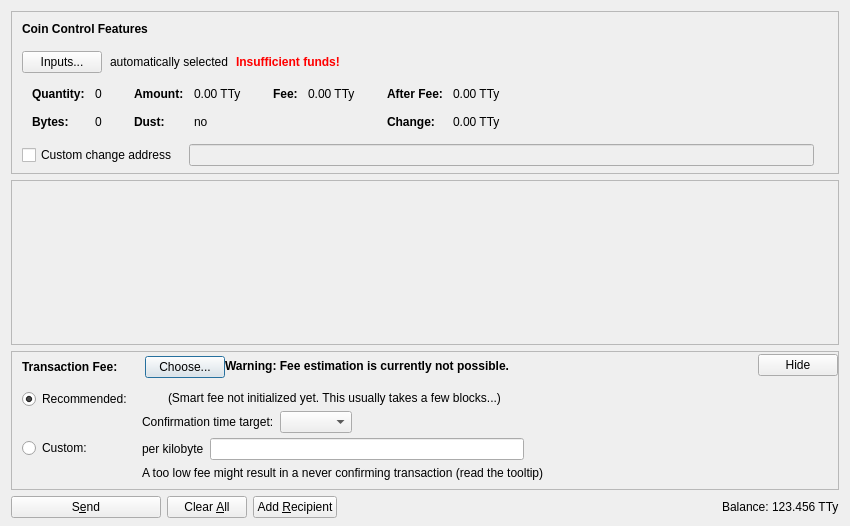
<?xml version="1.0" encoding="UTF-8"?>
<ui version="4.0">
 <class>SendCoinsDialog</class>
 <widget class="QDialog" name="SendCoinsDialog">
  <property name="geometry">
   <rect>
    <x>0</x>
    <y>0</y>
    <width>850</width>
    <height>526</height>
   </rect>
  </property>
  <property name="windowTitle">
   <string>Send Coins</string>
  </property>
  <layout class="QVBoxLayout" name="verticalLayout" stretch="0,1,0,0">
   <property name="bottomMargin">
    <number>8</number>
   </property>
   <item>
    <widget class="QFrame" name="frameCoinControl">
     <property name="sizePolicy">
      <sizepolicy hsizetype="Expanding" vsizetype="Expanding">
       <horstretch>0</horstretch>
       <verstretch>0</verstretch>
      </sizepolicy>
     </property>
     <property name="maximumSize">
      <size>
       <width>16777215</width>
       <height>16777215</height>
      </size>
     </property>
     <property name="frameShape">
      <enum>QFrame::StyledPanel</enum>
     </property>
     <property name="frameShadow">
      <enum>QFrame::Sunken</enum>
     </property>
     <layout class="QVBoxLayout" name="verticalLayoutCoinControl2">
      <property name="spacing">
       <number>0</number>
      </property>
      <property name="leftMargin">
       <number>0</number>
      </property>
      <property name="topMargin">
       <number>0</number>
      </property>
      <property name="rightMargin">
       <number>0</number>
      </property>
      <property name="bottomMargin">
       <number>6</number>
      </property>
      <item>
       <layout class="QVBoxLayout" name="verticalLayoutCoinControl" stretch="0,0,0,0,1">
        <property name="spacing">
         <number>0</number>
        </property>
        <property name="leftMargin">
         <number>10</number>
        </property>
        <property name="topMargin">
         <number>10</number>
        </property>
        <item>
         <layout class="QHBoxLayout" name="horizontalLayoutCoinControl1">
          <property name="bottomMargin">
           <number>15</number>
          </property>
          <item>
           <widget class="QLabel" name="labelCoinControlFeatures">
            <property name="sizePolicy">
             <sizepolicy hsizetype="Preferred" vsizetype="Maximum">
              <horstretch>0</horstretch>
              <verstretch>0</verstretch>
             </sizepolicy>
            </property>
            <property name="font">
             <font>
              <weight>75</weight>
              <bold>true</bold>
             </font>
            </property>
            <property name="styleSheet">
             <string notr="true">font-weight:bold;</string>
            </property>
            <property name="text">
             <string>Coin Control Features</string>
            </property>
           </widget>
          </item>
         </layout>
        </item>
        <item>
         <layout class="QHBoxLayout" name="horizontalLayoutCoinControl2" stretch="0,0,0,0">
          <property name="spacing">
           <number>8</number>
          </property>
          <property name="bottomMargin">
           <number>10</number>
          </property>
          <item>
           <widget class="QPushButton" name="pushButtonCoinControl">
            <property name="styleSheet">
             <string notr="true"/>
            </property>
            <property name="text">
             <string>Inputs...</string>
            </property>
            <property name="autoDefault">
             <bool>false</bool>
            </property>
           </widget>
          </item>
          <item>
           <widget class="QLabel" name="labelCoinControlAutomaticallySelected">
            <property name="text">
             <string>automatically selected</string>
            </property>
            <property name="margin">
             <number>5</number>
            </property>
           </widget>
          </item>
          <item>
           <widget class="QLabel" name="labelCoinControlInsuffFunds">
            <property name="font">
             <font>
              <weight>75</weight>
              <bold>true</bold>
             </font>
            </property>
            <property name="styleSheet">
             <string notr="true">color:red;font-weight:bold;</string>
            </property>
            <property name="text">
             <string>Insufficient funds!</string>
            </property>
            <property name="margin">
             <number>5</number>
            </property>
           </widget>
          </item>
          <item>
           <spacer name="horizontalSpacerCoinControl">
            <property name="orientation">
             <enum>Qt::Horizontal</enum>
            </property>
            <property name="sizeHint" stdset="0">
             <size>
              <width>40</width>
              <height>1</height>
             </size>
            </property>
           </spacer>
          </item>
         </layout>
        </item>
        <item>
         <widget class="QWidget" name="widgetCoinControl" native="true">
          <property name="sizePolicy">
           <sizepolicy hsizetype="Preferred" vsizetype="Preferred">
            <horstretch>0</horstretch>
            <verstretch>0</verstretch>
           </sizepolicy>
          </property>
          <property name="minimumSize">
           <size>
            <width>0</width>
            <height>0</height>
           </size>
          </property>
          <property name="styleSheet">
           <string notr="true"/>
          </property>
          <layout class="QHBoxLayout" name="horizontalLayoutCoinControl5">
           <property name="leftMargin">
            <number>0</number>
           </property>
           <property name="topMargin">
            <number>0</number>
           </property>
           <property name="rightMargin">
            <number>0</number>
           </property>
           <property name="bottomMargin">
            <number>0</number>
           </property>
           <item>
            <layout class="QHBoxLayout" name="horizontalLayoutCoinControl3" stretch="0,0,0,1">
             <property name="spacing">
              <number>20</number>
             </property>
             <property name="topMargin">
              <number>0</number>
             </property>
             <property name="bottomMargin">
              <number>10</number>
             </property>
             <item>
              <layout class="QFormLayout" name="formLayoutCoinControl1">
               <property name="horizontalSpacing">
                <number>10</number>
               </property>
               <property name="verticalSpacing">
                <number>14</number>
               </property>
               <property name="leftMargin">
                <number>10</number>
               </property>
               <property name="topMargin">
                <number>4</number>
               </property>
               <property name="rightMargin">
                <number>6</number>
               </property>
               <item row="0" column="0">
                <widget class="QLabel" name="labelCoinControlQuantityText">
                 <property name="font">
                  <font>
                   <weight>75</weight>
                   <bold>true</bold>
                  </font>
                 </property>
                 <property name="text">
                  <string>Quantity:</string>
                 </property>
                 <property name="margin">
                  <number>0</number>
                 </property>
                </widget>
               </item>
               <item row="0" column="1">
                <widget class="QLabel" name="labelCoinControlQuantity">
                 <property name="cursor">
                  <cursorShape>IBeamCursor</cursorShape>
                 </property>
                 <property name="contextMenuPolicy">
                  <enum>Qt::ActionsContextMenu</enum>
                 </property>
                 <property name="text">
                  <string notr="true">0</string>
                 </property>
                 <property name="margin">
                  <number>0</number>
                 </property>
                 <property name="textInteractionFlags">
                  <set>Qt::LinksAccessibleByMouse|Qt::TextSelectableByKeyboard|Qt::TextSelectableByMouse</set>
                 </property>
                </widget>
               </item>
               <item row="1" column="0">
                <widget class="QLabel" name="labelCoinControlBytesText">
                 <property name="font">
                  <font>
                   <weight>75</weight>
                   <bold>true</bold>
                  </font>
                 </property>
                 <property name="text">
                  <string>Bytes:</string>
                 </property>
                </widget>
               </item>
               <item row="1" column="1">
                <widget class="QLabel" name="labelCoinControlBytes">
                 <property name="cursor">
                  <cursorShape>IBeamCursor</cursorShape>
                 </property>
                 <property name="contextMenuPolicy">
                  <enum>Qt::ActionsContextMenu</enum>
                 </property>
                 <property name="text">
                  <string notr="true">0</string>
                 </property>
                 <property name="textInteractionFlags">
                  <set>Qt::LinksAccessibleByMouse|Qt::TextSelectableByKeyboard|Qt::TextSelectableByMouse</set>
                 </property>
                </widget>
               </item>
              </layout>
             </item>
             <item>
              <layout class="QFormLayout" name="formLayoutCoinControl2">
               <property name="horizontalSpacing">
                <number>10</number>
               </property>
               <property name="verticalSpacing">
                <number>14</number>
               </property>
               <property name="leftMargin">
                <number>6</number>
               </property>
               <property name="topMargin">
                <number>4</number>
               </property>
               <property name="rightMargin">
                <number>6</number>
               </property>
               <item row="0" column="0">
                <widget class="QLabel" name="labelCoinControlAmountText">
                 <property name="font">
                  <font>
                   <weight>75</weight>
                   <bold>true</bold>
                  </font>
                 </property>
                 <property name="text">
                  <string>Amount:</string>
                 </property>
                 <property name="margin">
                  <number>0</number>
                 </property>
                </widget>
               </item>
               <item row="0" column="1">
                <widget class="QLabel" name="labelCoinControlAmount">
                 <property name="cursor">
                  <cursorShape>IBeamCursor</cursorShape>
                 </property>
                 <property name="contextMenuPolicy">
                  <enum>Qt::ActionsContextMenu</enum>
                 </property>
                 <property name="text">
                  <string notr="true">0.00 TTy</string>
                 </property>
                 <property name="textInteractionFlags">
                  <set>Qt::LinksAccessibleByMouse|Qt::TextSelectableByKeyboard|Qt::TextSelectableByMouse</set>
                 </property>
                </widget>
               </item>
               <item row="1" column="0">
                <widget class="QLabel" name="labelCoinControlLowOutputText">
                 <property name="font">
                  <font>
                   <weight>75</weight>
                   <bold>true</bold>
                  </font>
                 </property>
                 <property name="text">
                  <string>Dust:</string>
                 </property>
                </widget>
               </item>
               <item row="1" column="1">
                <widget class="QLabel" name="labelCoinControlLowOutput">
                 <property name="cursor">
                  <cursorShape>IBeamCursor</cursorShape>
                 </property>
                 <property name="contextMenuPolicy">
                  <enum>Qt::ActionsContextMenu</enum>
                 </property>
                 <property name="text">
                  <string notr="true">no</string>
                 </property>
                 <property name="textInteractionFlags">
                  <set>Qt::LinksAccessibleByMouse|Qt::TextSelectableByKeyboard|Qt::TextSelectableByMouse</set>
                 </property>
                </widget>
               </item>
              </layout>
             </item>
             <item>
              <layout class="QFormLayout" name="formLayoutCoinControl3">
               <property name="horizontalSpacing">
                <number>10</number>
               </property>
               <property name="verticalSpacing">
                <number>14</number>
               </property>
               <property name="leftMargin">
                <number>6</number>
               </property>
               <property name="topMargin">
                <number>4</number>
               </property>
               <property name="rightMargin">
                <number>6</number>
               </property>
               <item row="0" column="0">
                <widget class="QLabel" name="labelCoinControlFeeText">
                 <property name="font">
                  <font>
                   <weight>75</weight>
                   <bold>true</bold>
                  </font>
                 </property>
                 <property name="text">
                  <string>Fee:</string>
                 </property>
                 <property name="margin">
                  <number>0</number>
                 </property>
                </widget>
               </item>
               <item row="0" column="1">
                <widget class="QLabel" name="labelCoinControlFee">
                 <property name="cursor">
                  <cursorShape>IBeamCursor</cursorShape>
                 </property>
                 <property name="contextMenuPolicy">
                  <enum>Qt::ActionsContextMenu</enum>
                 </property>
                 <property name="text">
                  <string notr="true">0.00 TTy</string>
                 </property>
                 <property name="textInteractionFlags">
                  <set>Qt::LinksAccessibleByMouse|Qt::TextSelectableByKeyboard|Qt::TextSelectableByMouse</set>
                 </property>
                </widget>
               </item>
              </layout>
             </item>
             <item>
              <layout class="QFormLayout" name="formLayoutCoinControl4">
               <property name="horizontalSpacing">
                <number>10</number>
               </property>
               <property name="verticalSpacing">
                <number>14</number>
               </property>
               <property name="leftMargin">
                <number>6</number>
               </property>
               <property name="topMargin">
                <number>4</number>
               </property>
               <property name="rightMargin">
                <number>6</number>
               </property>
               <item row="0" column="0">
                <widget class="QLabel" name="labelCoinControlAfterFeeText">
                 <property name="font">
                  <font>
                   <weight>75</weight>
                   <bold>true</bold>
                  </font>
                 </property>
                 <property name="text">
                  <string>After Fee:</string>
                 </property>
                 <property name="margin">
                  <number>0</number>
                 </property>
                </widget>
               </item>
               <item row="0" column="1">
                <widget class="QLabel" name="labelCoinControlAfterFee">
                 <property name="cursor">
                  <cursorShape>IBeamCursor</cursorShape>
                 </property>
                 <property name="contextMenuPolicy">
                  <enum>Qt::ActionsContextMenu</enum>
                 </property>
                 <property name="text">
                  <string notr="true">0.00 TTy</string>
                 </property>
                 <property name="textInteractionFlags">
                  <set>Qt::LinksAccessibleByMouse|Qt::TextSelectableByKeyboard|Qt::TextSelectableByMouse</set>
                 </property>
                </widget>
               </item>
               <item row="1" column="0">
                <widget class="QLabel" name="labelCoinControlChangeText">
                 <property name="font">
                  <font>
                   <weight>75</weight>
                   <bold>true</bold>
                  </font>
                 </property>
                 <property name="text">
                  <string>Change:</string>
                 </property>
                </widget>
               </item>
               <item row="1" column="1">
                <widget class="QLabel" name="labelCoinControlChange">
                 <property name="cursor">
                  <cursorShape>IBeamCursor</cursorShape>
                 </property>
                 <property name="contextMenuPolicy">
                  <enum>Qt::ActionsContextMenu</enum>
                 </property>
                 <property name="text">
                  <string notr="true">0.00 TTy</string>
                 </property>
                 <property name="textInteractionFlags">
                  <set>Qt::LinksAccessibleByMouse|Qt::TextSelectableByKeyboard|Qt::TextSelectableByMouse</set>
                 </property>
                </widget>
               </item>
              </layout>
             </item>
            </layout>
           </item>
          </layout>
         </widget>
        </item>
        <item>
         <layout class="QHBoxLayout" name="horizontalLayoutCoinControl4" stretch="0,0,0">
          <property name="spacing">
           <number>12</number>
          </property>
          <property name="sizeConstraint">
           <enum>QLayout::SetDefaultConstraint</enum>
          </property>
          <property name="topMargin">
           <number>5</number>
          </property>
          <property name="rightMargin">
           <number>5</number>
          </property>
          <item>
           <widget class="QCheckBox" name="checkBoxCoinControlChange">
            <property name="toolTip">
             <string>If this is activated, but the change address is empty or invalid, change will be sent to a newly generated address.</string>
            </property>
            <property name="text">
             <string>Custom change address</string>
            </property>
           </widget>
          </item>
          <item>
           <widget class="QValidatedLineEdit" name="lineEditCoinControlChange">
            <property name="enabled">
             <bool>false</bool>
            </property>
            <property name="sizePolicy">
             <sizepolicy hsizetype="Expanding" vsizetype="Fixed">
              <horstretch>0</horstretch>
              <verstretch>0</verstretch>
             </sizepolicy>
            </property>
           </widget>
          </item>
          <item>
           <widget class="QLabel" name="labelCoinControlChangeLabel">
            <property name="sizePolicy">
             <sizepolicy hsizetype="Preferred" vsizetype="Expanding">
              <horstretch>0</horstretch>
              <verstretch>0</verstretch>
             </sizepolicy>
            </property>
            <property name="minimumSize">
             <size>
              <width>0</width>
              <height>0</height>
             </size>
            </property>
            <property name="text">
             <string/>
            </property>
            <property name="margin">
             <number>3</number>
            </property>
           </widget>
          </item>
         </layout>
        </item>
        <item>
         <spacer name="verticalSpacerCoinControl">
          <property name="orientation">
           <enum>Qt::Vertical</enum>
          </property>
          <property name="sizeHint" stdset="0">
           <size>
            <width>800</width>
            <height>1</height>
           </size>
          </property>
         </spacer>
        </item>
       </layout>
      </item>
     </layout>
    </widget>
   </item>
   <item>
    <widget class="QScrollArea" name="scrollArea">
     <property name="widgetResizable">
      <bool>true</bool>
     </property>
     <widget class="QWidget" name="scrollAreaWidgetContents">
      <property name="geometry">
       <rect>
        <x>0</x>
        <y>0</y>
        <width>830</width>
        <height>104</height>
       </rect>
      </property>
      <layout class="QVBoxLayout" name="verticalLayout_2" stretch="0,1">
       <property name="leftMargin">
        <number>0</number>
       </property>
       <property name="topMargin">
        <number>0</number>
       </property>
       <property name="rightMargin">
        <number>0</number>
       </property>
       <property name="bottomMargin">
        <number>0</number>
       </property>
       <item>
        <layout class="QVBoxLayout" name="entries">
         <property name="spacing">
          <number>6</number>
         </property>
        </layout>
       </item>
       <item>
        <spacer name="verticalSpacer">
         <property name="orientation">
          <enum>Qt::Vertical</enum>
         </property>
         <property name="sizeHint" stdset="0">
          <size>
           <width>20</width>
           <height>40</height>
          </size>
         </property>
        </spacer>
       </item>
      </layout>
     </widget>
    </widget>
   </item>
   <item>
    <widget class="QFrame" name="frameFee">
     <property name="sizePolicy">
      <sizepolicy hsizetype="Expanding" vsizetype="Expanding">
       <horstretch>0</horstretch>
       <verstretch>0</verstretch>
      </sizepolicy>
     </property>
     <property name="maximumSize">
      <size>
       <width>16777215</width>
       <height>16777215</height>
      </size>
     </property>
     <property name="frameShape">
      <enum>QFrame::StyledPanel</enum>
     </property>
     <property name="frameShadow">
      <enum>QFrame::Sunken</enum>
     </property>
     <layout class="QVBoxLayout" name="verticalLayoutFee1">
      <property name="spacing">
       <number>0</number>
      </property>
      <property name="leftMargin">
       <number>0</number>
      </property>
      <property name="topMargin">
       <number>0</number>
      </property>
      <property name="rightMargin">
       <number>0</number>
      </property>
      <property name="bottomMargin">
       <number>0</number>
      </property>
      <item>
       <layout class="QVBoxLayout" name="verticalLayoutFee2" stretch="0,0,0">
        <property name="spacing">
         <number>0</number>
        </property>
        <property name="leftMargin">
         <number>10</number>
        </property>
        <property name="topMargin">
         <number>0</number>
        </property>
        <item>
         <layout class="QHBoxLayout" name="horizontalLayoutFee1">
          <property name="bottomMargin">
           <number>0</number>
          </property>
          <item>
           <layout class="QVBoxLayout" name="verticalLayoutFee7">
            <property name="spacing">
             <number>0</number>
            </property>
            <item>
             <spacer name="verticalSpacerSmartFee">
              <property name="orientation">
               <enum>Qt::Vertical</enum>
              </property>
              <property name="sizeType">
               <enum>QSizePolicy::Fixed</enum>
              </property>
              <property name="sizeHint" stdset="0">
               <size>
                <width>1</width>
                <height>4</height>
               </size>
              </property>
             </spacer>
            </item>
            <item>
             <layout class="QHBoxLayout" name="horizontalLayoutSmartFee">
              <property name="spacing">
               <number>10</number>
              </property>
              <item>
               <widget class="QLabel" name="labelFeeHeadline">
                <property name="sizePolicy">
                 <sizepolicy hsizetype="Preferred" vsizetype="Maximum">
                  <horstretch>0</horstretch>
                  <verstretch>0</verstretch>
                 </sizepolicy>
                </property>
                <property name="font">
                 <font>
                  <weight>75</weight>
                  <bold>true</bold>
                 </font>
                </property>
                <property name="styleSheet">
                 <string notr="true">font-weight:bold;</string>
                </property>
                <property name="text">
                 <string>Transaction Fee:</string>
                </property>
               </widget>
              </item>
              <item>
               <widget class="QLabel" name="labelFeeMinimized">
                <property name="text">
                 <string/>
                </property>
               </widget>
              </item>
              <item>
               <widget class="QPushButton" name="buttonChooseFee">
                <property name="text">
                 <string>Choose...</string>
                </property>
               </widget>
              </item>
             </layout>
            </item>
            <item>
             <spacer name="verticalSpacer_5">
              <property name="orientation">
               <enum>Qt::Vertical</enum>
              </property>
              <property name="sizeHint" stdset="0">
               <size>
                <width>1</width>
                <height>1</height>
               </size>
              </property>
             </spacer>
            </item>
           </layout>
          </item>
          <item>
           <widget class="QLabel" name="fallbackFeeWarningLabel">
            <property name="toolTip">
             <string>Using the fallbackfee can result in sending a transaction that will take several hours or days (or never) to confirm. Consider choosing your fee manually or wait until you have validated the complete chain.</string>
            </property>
            <property name="font">
            <font>
                <weight>75</weight>
                <bold>true</bold>
            </font>
            </property>
            <property name="text">
             <string>Warning: Fee estimation is currently not possible.</string>
            </property>
            <property name="wordWrap">
             <bool>false</bool>
            </property>
           </widget>
          </item>
          <item>
           <spacer name="horizontalSpacer_4">
            <property name="orientation">
             <enum>Qt::Horizontal</enum>
            </property>
            <property name="sizeType">
             <enum>QSizePolicy::MinimumExpanding</enum>
            </property>
            <property name="sizeHint" stdset="0">
             <size>
              <width>40</width>
              <height>20</height>
             </size>
            </property>
           </spacer>
          </item>
          <item>
           <widget class="QPushButton" name="buttonMinimizeFee">
            <property name="toolTip">
             <string>collapse fee-settings</string>
            </property>
            <property name="text">
             <string>Hide</string>
            </property>
           </widget>
          </item>
         </layout>
        </item>
        <item>
         <widget class="QFrame" name="frameFeeSelection">
          <layout class="QVBoxLayout" name="verticalLayoutFee12">
           <property name="spacing">
            <number>0</number>
           </property>
           <property name="leftMargin">
            <number>0</number>
           </property>
           <property name="topMargin">
            <number>0</number>
           </property>
           <property name="rightMargin">
            <number>0</number>
           </property>
           <property name="bottomMargin">
            <number>0</number>
           </property>
           <item>
            <layout class="QGridLayout" name="gridLayoutFee">
             <property name="topMargin">
              <number>10</number>
             </property>
             <property name="bottomMargin">
              <number>4</number>
             </property>
             <property name="horizontalSpacing">
              <number>10</number>
             </property>
             <property name="verticalSpacing">
              <number>4</number>
             </property>
             <item row="1" column="1">
              <layout class="QVBoxLayout" name="verticalLayoutFee8">
               <property name="spacing">
                <number>6</number>
               </property>
               <item>
                <layout class="QHBoxLayout" name="horizontalLayoutFee13">
                 <item>
                  <widget class="QLabel" name="labelCustomPerKilobyte">
                   <property name="toolTip">
                    <string>Specify a custom fee per kB (1,000 bytes) of the transaction's virtual size.

Note:  Since the fee is calculated on a per-byte basis, a fee of "100 satoshis per kB" for a transaction size of 500 bytes (half of 1 kB) would ultimately yield a fee of only 50 satoshis.</string>
                   </property>
                   <property name="text">
                    <string>per kilobyte</string>
                   </property>
                  </widget>
                 </item>
                 <item>
                  <widget class="BitcoinAmountField" name="customFee"/>
                 </item>
                 <item>
                  <spacer name="horizontalSpacer_6">
                   <property name="orientation">
                    <enum>Qt::Horizontal</enum>
                   </property>
                   <property name="sizeHint" stdset="0">
                    <size>
                     <width>1</width>
                     <height>1</height>
                    </size>
                   </property>
                  </spacer>
                 </item>
                </layout>
               </item>
               <item>
                <layout class="QHBoxLayout" name="horizontalLayoutFee8">
                 <item>
                  <widget class="QLabel" name="labelCustomFeeWarning">
                   <property name="enabled">
                    <bool>true</bool>
                   </property>
                   <property name="toolTip">
                    <string>When there is less transaction volume than space in the blocks, miners as well as relaying nodes may enforce a minimum fee. Paying only this minimum fee is just fine, but be aware that this can result in a never confirming transaction once there is more demand for tuttycoin transactions than the network can process.</string>
                   </property>
                   <property name="text">
                    <string>A too low fee might result in a never confirming transaction (read the tooltip)</string>
                   </property>
                  </widget>
                 </item>
                 <item>
                  <spacer name="horizontalSpacer_2">
                   <property name="orientation">
                    <enum>Qt::Horizontal</enum>
                   </property>
                   <property name="sizeHint" stdset="0">
                    <size>
                     <width>1</width>
                     <height>1</height>
                    </size>
                   </property>
                  </spacer>
                 </item>
                </layout>
               </item>
              </layout>
             </item>
             <item row="0" column="0">
              <layout class="QVBoxLayout" name="verticalLayoutFee4" stretch="0,1">
               <item>
                <widget class="QRadioButton" name="radioSmartFee">
                 <property name="text">
                  <string>Recommended:</string>
                 </property>
                 <property name="checked">
                  <bool>true</bool>
                 </property>
                 <attribute name="buttonGroup">
                  <string notr="true">groupFee</string>
                 </attribute>
                </widget>
               </item>
               <item>
                <spacer name="verticalSpacer_2">
                 <property name="orientation">
                  <enum>Qt::Vertical</enum>
                 </property>
                 <property name="sizeHint" stdset="0">
                  <size>
                   <width>1</width>
                   <height>1</height>
                  </size>
                 </property>
                </spacer>
               </item>
              </layout>
             </item>
             <item row="1" column="0">
              <layout class="QVBoxLayout" name="verticalLayoutFee9" stretch="0,1">
               <item>
                <widget class="QRadioButton" name="radioCustomFee">
                 <property name="text">
                  <string>Custom:</string>
                 </property>
                 <attribute name="buttonGroup">
                  <string notr="true">groupFee</string>
                 </attribute>
                </widget>
               </item>
               <item>
                <spacer name="verticalSpacer_6">
                 <property name="orientation">
                  <enum>Qt::Vertical</enum>
                 </property>
                 <property name="sizeHint" stdset="0">
                  <size>
                   <width>1</width>
                   <height>1</height>
                  </size>
                 </property>
                </spacer>
               </item>
              </layout>
             </item>
             <item row="0" column="1">
              <layout class="QVBoxLayout" name="verticalLayoutFee3" stretch="0,0,1">
               <property name="spacing">
                <number>6</number>
               </property>
               <property name="topMargin">
                <number>2</number>
               </property>
               <item>
                <layout class="QHBoxLayout" name="horizontalLayoutFee12">
                 <item>
                  <widget class="QLabel" name="labelSmartFee">
                   <property name="text">
                    <string/>
                   </property>
                  </widget>
                 </item>
                 <item>
                  <widget class="QLabel" name="labelFeeEstimation">
                   <property name="text">
                    <string/>
                   </property>
                  </widget>
                 </item>
                 <item>
                  <widget class="QLabel" name="labelSmartFee2">
                   <property name="text">
                    <string>(Smart fee not initialized yet. This usually takes a few blocks...)</string>
                   </property>
                  </widget>
                 </item>
                 <item>
                  <spacer name="horizontalSpacer_5">
                   <property name="orientation">
                    <enum>Qt::Horizontal</enum>
                   </property>
                   <property name="sizeHint" stdset="0">
                    <size>
                     <width>1</width>
                     <height>1</height>
                    </size>
                   </property>
                  </spacer>
                 </item>
                </layout>
               </item>
               <item>
                <layout class="QHBoxLayout" name="horizontalLayoutFee9">
                 <item>
                  <layout class="QVBoxLayout" name="verticalLayoutFee6">
                   <item>
                    <widget class="QLabel" name="labelSmartFee3">
                     <property name="text">
                      <string>Confirmation time target:</string>
                     </property>
                    </widget>
                   </item>
                  </layout>
                 </item>
                 <item>
                  <layout class="QVBoxLayout" name="verticalLayoutFee5">
                   <property name="rightMargin">
                    <number>30</number>
                   </property>
                   <item>
                    <layout class="QHBoxLayout" name="horizontalLayoutConfTarget">
                     <property name="bottomMargin">
                      <number>0</number>
                     </property>
                     <item>
                      <widget class="QComboBox" name="confTargetSelector"/>
                     </item>
                     <item>
                      <spacer name="horizontalSpacerConfTarget">
                       <property name="orientation">
                        <enum>Qt::Horizontal</enum>
                       </property>
                       <property name="sizeHint" stdset="0">
                        <size>
                         <width>40</width>
                         <height>20</height>
                        </size>
                       </property>
                      </spacer>
                     </item>
                    </layout>
                   </item>
                  </layout>
                 </item>
                </layout>
               </item>
               <item>
                <spacer name="verticalSpacer_4">
                 <property name="orientation">
                  <enum>Qt::Vertical</enum>
                 </property>
                 <property name="sizeHint" stdset="0">
                  <size>
                   <width>1</width>
                   <height>1</height>
                  </size>
                 </property>
                </spacer>
               </item>
              </layout>
             </item>
            </layout>
           </item>
          </layout>
         </widget>
        </item>
        <item>
         <spacer name="verticalSpacerFee">
          <property name="orientation">
           <enum>Qt::Vertical</enum>
          </property>
          <property name="sizeHint" stdset="0">
           <size>
            <width>40</width>
            <height>5</height>
           </size>
          </property>
         </spacer>
        </item>
       </layout>
      </item>
     </layout>
    </widget>
   </item>
   <item>
    <layout class="QHBoxLayout" name="horizontalLayout">
     <item>
      <widget class="QPushButton" name="sendButton">
       <property name="minimumSize">
        <size>
         <width>150</width>
         <height>0</height>
        </size>
       </property>
       <property name="toolTip">
        <string>Confirm the send action</string>
       </property>
       <property name="text">
        <string>S&amp;end</string>
       </property>
       <property name="icon">
        <iconset resource="../bitcoin.qrc">
         <normaloff>:/icons/send</normaloff>:/icons/send</iconset>
       </property>
       <property name="autoDefault">
        <bool>false</bool>
       </property>
       <property name="default">
        <bool>false</bool>
       </property>
      </widget>
     </item>
     <item>
      <widget class="QPushButton" name="clearButton">
       <property name="sizePolicy">
        <sizepolicy hsizetype="Minimum" vsizetype="Fixed">
         <horstretch>0</horstretch>
         <verstretch>0</verstretch>
        </sizepolicy>
       </property>
       <property name="toolTip">
        <string>Clear all fields of the form.</string>
       </property>
       <property name="text">
        <string>Clear &amp;All</string>
       </property>
       <property name="icon">
        <iconset resource="../bitcoin.qrc">
         <normaloff>:/icons/remove</normaloff>:/icons/remove</iconset>
       </property>
       <property name="autoDefault">
        <bool>false</bool>
       </property>
      </widget>
     </item>
     <item>
      <widget class="QPushButton" name="addButton">
       <property name="toolTip">
        <string>Send to multiple recipients at once</string>
       </property>
       <property name="text">
        <string>Add &amp;Recipient</string>
       </property>
       <property name="icon">
        <iconset resource="../bitcoin.qrc">
         <normaloff>:/icons/add</normaloff>:/icons/add</iconset>
       </property>
       <property name="autoDefault">
        <bool>false</bool>
       </property>
      </widget>
     </item>
     <item>
      <spacer name="horizontalSpacer">
       <property name="orientation">
        <enum>Qt::Horizontal</enum>
       </property>
       <property name="sizeHint" stdset="0">
        <size>
         <width>40</width>
         <height>20</height>
        </size>
       </property>
      </spacer>
     </item>
     <item>
      <layout class="QHBoxLayout" name="horizontalLayout_2">
       <property name="spacing">
        <number>3</number>
       </property>
       <item>
        <widget class="QLabel" name="label">
         <property name="sizePolicy">
          <sizepolicy hsizetype="Preferred" vsizetype="Fixed">
           <horstretch>0</horstretch>
           <verstretch>0</verstretch>
          </sizepolicy>
         </property>
         <property name="text">
          <string>Balance:</string>
         </property>
        </widget>
       </item>
       <item>
        <widget class="QLabel" name="labelBalance">
         <property name="sizePolicy">
          <sizepolicy hsizetype="Preferred" vsizetype="Fixed">
           <horstretch>0</horstretch>
           <verstretch>0</verstretch>
          </sizepolicy>
         </property>
         <property name="cursor">
          <cursorShape>IBeamCursor</cursorShape>
         </property>
         <property name="text">
          <string notr="true">123.456 TTy</string>
         </property>
         <property name="textInteractionFlags">
          <set>Qt::LinksAccessibleByMouse|Qt::TextSelectableByKeyboard|Qt::TextSelectableByMouse</set>
         </property>
        </widget>
       </item>
      </layout>
     </item>
    </layout>
   </item>
  </layout>
 </widget>
 <customwidgets>
  <customwidget>
   <class>QValidatedLineEdit</class>
   <extends>QLineEdit</extends>
   <header>qt/qvalidatedlineedit.h</header>
  </customwidget>
  <customwidget>
   <class>BitcoinAmountField</class>
   <extends>QLineEdit</extends>
   <header>qt/bitcoinamountfield.h</header>
   <container>1</container>
  </customwidget>
 </customwidgets>
 <resources>
  <include location="../bitcoin.qrc"/>
 </resources>
 <connections/>
 <buttongroups>
  <buttongroup name="groupFee"/>
 </buttongroups>
</ui>
